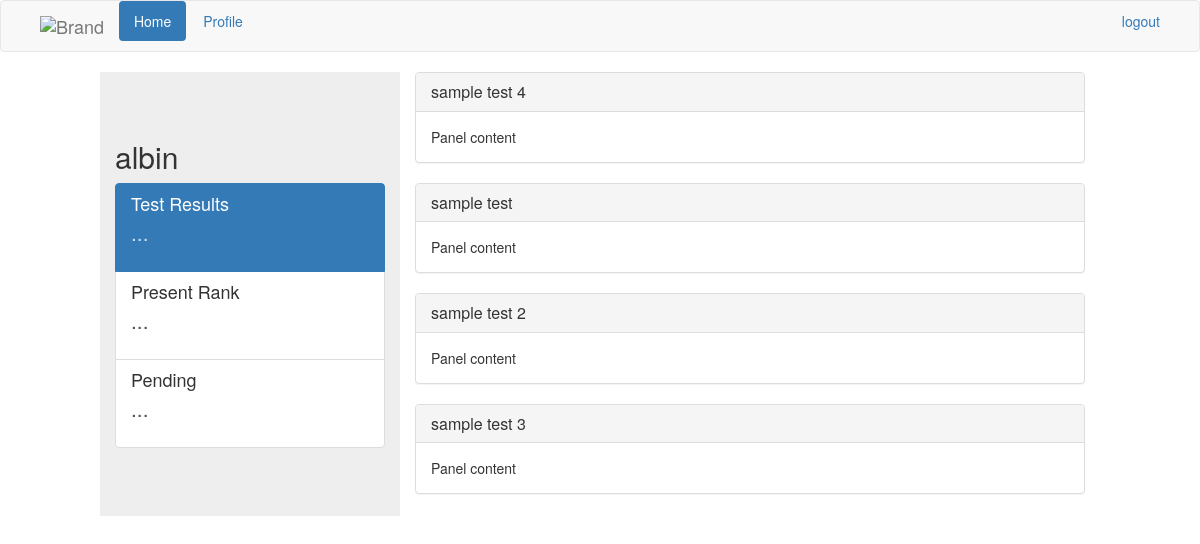
The app's page /home/ (signed in) with its own data.
### registration/models.py (models this page shows, shortened)
class Tests(models.Model):
    test_text=models.CharField(max_length=40)
    time=models.DurationField('Duration of exam')
    times=models.DateTimeField('Date of exam')

### registration/views.py (the view)
# urls.py: url(r'^home/',views.HomeView.as_view(),name="home"),
class HomeView(LoginRequiredMixin,View):
	login_url = '/login/'
	redirect_field_name = '/login/'
	def get(self ,request ,*arg ,**kwargs):
		test=Tests.objects.order_by('-times')[:5]
		context={
			"test":test,
		}
		return render(request ,'home.html',context)

### registration/templates/home.html (shortened to what this page needs)
{% extends 'base.html'%}
{% block body %}
<body class="loggedinpage">
	<nav class="navbar navbar-default">
	  <div class="container-fluid">
		<div class="navbar-header">
		  <a class="navbar-brand" href="#">
			<img alt="Brand" src="...">
		  </a>
		</div>
		<div class="nav navbar-left">
			<ul class="nav nav-pills">
			  <li role="presentation" class="active"><a href="#">Home</a></li>
			  <li role="presentation"><a href="{% url 'profile' %}">Profile</a></li>
			</ul>
		</div>
		<div class="nav navbar-right">
			<ul class="nav nav-pills">
			<li><a href="{% url 'logout' %}">logout</a></li>
	  		</ul>
		</div>
	  </div>
	</nav>
	<div class="jumbotron  profile-side-view col-md-3 col-md-offset-1 ">
		<h2>{{user.username}}</h2>
	<div class="list-group">
	  <a href="#" class="list-group-item active">
		<h4 class="list-group-item-heading">Test Results</h4>
		<p class="list-group-item-text">...</p>
	  </a>
		<a href="#" class="list-group-item ">
		<h4 class="list-group-item-heading">Present Rank</h4>
		<p class="list-group-item-text">...</p>
	  </a>
		<a href="#" class="list-group-item ">
		<h4 class="list-group-item-heading">Pending</h4>
		<p class="list-group-item-text">...</p>
		</a>
	</div>
	</div>
	{% for t in test %}
	<div class="col-md-7">
		<div class="panel panel-default ">
		  <div class="panel-heading">
			  <h3 class="panel-title"><a href="{% url 'test' t.id %}">{{ t.test_text }}</a></h3>
		  </div>
		  <div class="panel-body">
			Panel content
		  </div>
		</div>
	</div>
	{% endfor 	%}
</body>
{% endblock %}

### registration/static/css/style.css (style rules this page uses)
* { padding: 0px; }
body { background-color: white; }
body nav { padding: 0px 2%; }
body nav .container-fluid .navbar-header .navbar-brand img { height: 30px; }

### records on screen
Tests: test_text "sample test 4"
Tests: test_text "sample test"
Tests: test_text "sample test 2"
Tests: test_text "sample test 3"

### other values on screen
{{ user.username }} "albin"
